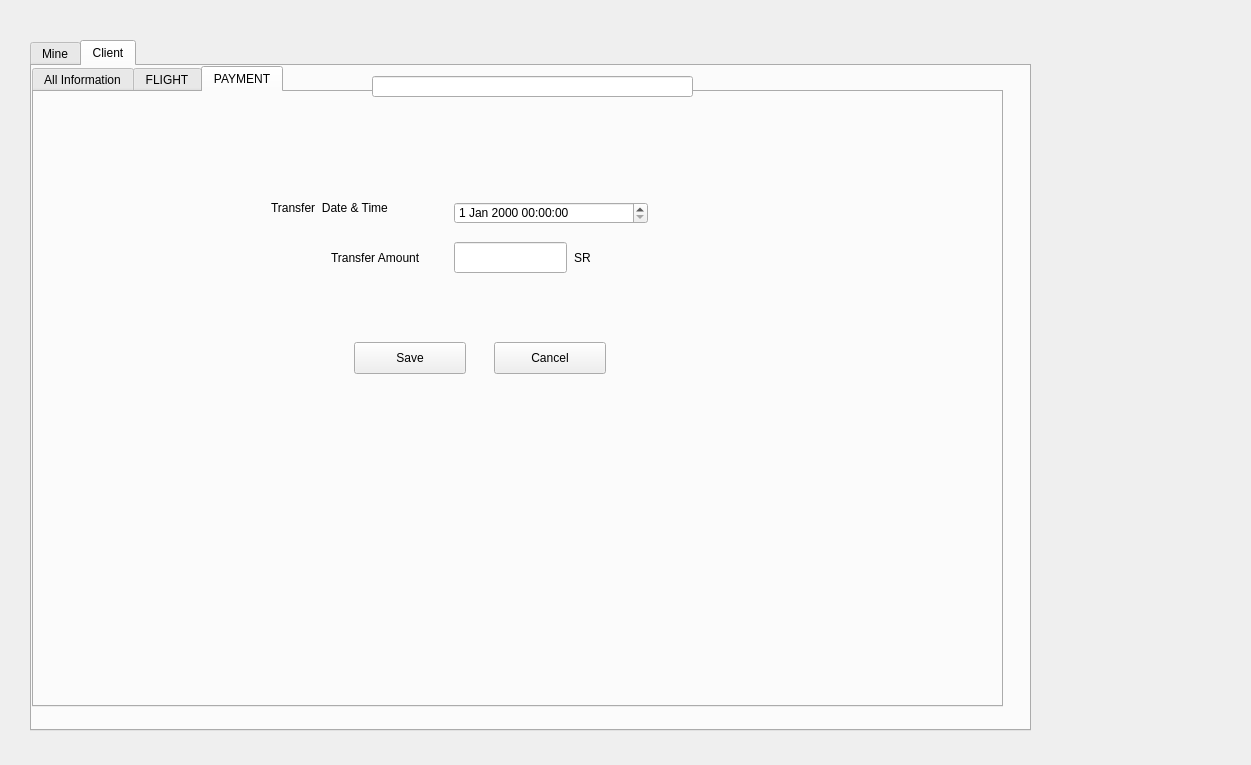
<?xml version="1.0" encoding="UTF-8"?>
<ui version="4.0">
 <class>MainWindow</class>
 <widget class="QMainWindow" name="MainWindow">
  <property name="geometry">
   <rect>
    <x>0</x>
    <y>0</y>
    <width>1251</width>
    <height>765</height>
   </rect>
  </property>
  <property name="windowTitle">
   <string>MainWindow</string>
  </property>
  <widget class="QWidget" name="centralwidget">
   <widget class="QTabWidget" name="tabWidget">
    <property name="geometry">
     <rect>
      <x>30</x>
      <y>40</y>
      <width>1001</width>
      <height>691</height>
     </rect>
    </property>
    <property name="currentIndex">
     <number>1</number>
    </property>
    <widget class="QWidget" name="tab_3">
     <attribute name="title">
      <string>Mine</string>
     </attribute>
     <widget class="QTabWidget" name="tabWidget_2">
      <property name="geometry">
       <rect>
        <x>10</x>
        <y>10</y>
        <width>851</width>
        <height>631</height>
       </rect>
      </property>
      <property name="currentIndex">
       <number>0</number>
      </property>
      <widget class="QWidget" name="tab">
       <attribute name="title">
        <string>Name</string>
       </attribute>
       <widget class="QTableWidget" name="tableWidget_5">
        <property name="geometry">
         <rect>
          <x>40</x>
          <y>90</y>
          <width>771</width>
          <height>461</height>
         </rect>
        </property>
        <column>
         <property name="text">
          <string>Full Name </string>
         </property>
         <property name="font">
          <font>
           <pointsize>20</pointsize>
          </font>
         </property>
        </column>
        <column>
         <property name="text">
          <string>Start Trining Date</string>
         </property>
         <property name="font">
          <font>
           <pointsize>20</pointsize>
          </font>
         </property>
        </column>
        <column>
         <property name="text">
          <string>Last Flight Date</string>
         </property>
         <property name="font">
          <font>
           <pointsize>20</pointsize>
          </font>
         </property>
        </column>
        <column>
         <property name="text">
          <string>Total Flight Hours</string>
         </property>
         <property name="font">
          <font>
           <pointsize>20</pointsize>
          </font>
         </property>
        </column>
       </widget>
       <widget class="QPushButton" name="pushButton_3">
        <property name="geometry">
         <rect>
          <x>750</x>
          <y>20</y>
          <width>61</width>
          <height>51</height>
         </rect>
        </property>
        <property name="text">
         <string/>
        </property>
        <property name="icon">
         <iconset resource="icons.qrc">
          <normaloff>:/icons/images.png</normaloff>:/icons/images.png</iconset>
        </property>
        <property name="iconSize">
         <size>
          <width>70</width>
          <height>50</height>
         </size>
        </property>
       </widget>
       <widget class="QPushButton" name="pushButton_4">
        <property name="geometry">
         <rect>
          <x>540</x>
          <y>19</y>
          <width>61</width>
          <height>51</height>
         </rect>
        </property>
        <property name="text">
         <string/>
        </property>
        <property name="icon">
         <iconset resource="icons.qrc">
          <normaloff>:/icons/search.png</normaloff>:/icons/search.png</iconset>
        </property>
        <property name="iconSize">
         <size>
          <width>50</width>
          <height>50</height>
         </size>
        </property>
       </widget>
       <widget class="QLineEdit" name="lineEdit_10">
        <property name="geometry">
         <rect>
          <x>275</x>
          <y>19</y>
          <width>271</width>
          <height>51</height>
         </rect>
        </property>
       </widget>
       <widget class="QComboBox" name="comboBox_3">
        <property name="geometry">
         <rect>
          <x>40</x>
          <y>20</y>
          <width>141</width>
          <height>41</height>
         </rect>
        </property>
        <item>
         <property name="text">
          <string>search by name</string>
         </property>
        </item>
        <item>
         <property name="text">
          <string>search by phone</string>
         </property>
        </item>
       </widget>
      </widget>
     </widget>
    </widget>
    <widget class="QWidget" name="tab_12">
     <attribute name="title">
      <string>Client</string>
     </attribute>
     <widget class="QTabWidget" name="tabWidget_6">
      <property name="geometry">
       <rect>
        <x>0</x>
        <y>0</y>
        <width>971</width>
        <height>641</height>
       </rect>
      </property>
      <property name="currentIndex">
       <number>2</number>
      </property>
      <widget class="QWidget" name="tab_13">
       <attribute name="title">
        <string>All Information</string>
       </attribute>
       <widget class="QTabWidget" name="tabWidget_7">
        <property name="geometry">
         <rect>
          <x>140</x>
          <y>150</y>
          <width>801</width>
          <height>431</height>
         </rect>
        </property>
        <property name="currentIndex">
         <number>1</number>
        </property>
        <widget class="QWidget" name="tab_14">
         <attribute name="title">
          <string>Flight</string>
         </attribute>
         <widget class="QTableWidget" name="tableWidget_6">
          <property name="geometry">
           <rect>
            <x>30</x>
            <y>10</y>
            <width>641</width>
            <height>301</height>
           </rect>
          </property>
         </widget>
         <widget class="QPushButton" name="pushButton_21">
          <property name="geometry">
           <rect>
            <x>680</x>
            <y>170</y>
            <width>112</width>
            <height>32</height>
           </rect>
          </property>
          <property name="text">
           <string>Delete</string>
          </property>
         </widget>
         <widget class="QPushButton" name="pushButton_22">
          <property name="geometry">
           <rect>
            <x>680</x>
            <y>130</y>
            <width>112</width>
            <height>32</height>
           </rect>
          </property>
          <property name="text">
           <string>Update</string>
          </property>
         </widget>
         <widget class="QPushButton" name="pushButton_23">
          <property name="geometry">
           <rect>
            <x>680</x>
            <y>90</y>
            <width>112</width>
            <height>32</height>
           </rect>
          </property>
          <property name="text">
           <string>ADD</string>
          </property>
         </widget>
         <widget class="QLabel" name="label_16">
          <property name="geometry">
           <rect>
            <x>37</x>
            <y>325</y>
            <width>121</width>
            <height>31</height>
           </rect>
          </property>
          <property name="text">
           <string>Total Flying Hours</string>
          </property>
         </widget>
        </widget>
        <widget class="QWidget" name="tab_15">
         <attribute name="title">
          <string>Payment</string>
         </attribute>
         <widget class="QTableWidget" name="tableWidget_7">
          <property name="geometry">
           <rect>
            <x>30</x>
            <y>10</y>
            <width>641</width>
            <height>301</height>
           </rect>
          </property>
         </widget>
         <widget class="QPushButton" name="pushButton_24">
          <property name="geometry">
           <rect>
            <x>670</x>
            <y>60</y>
            <width>112</width>
            <height>32</height>
           </rect>
          </property>
          <property name="text">
           <string>ADD</string>
          </property>
         </widget>
         <widget class="QPushButton" name="pushButton_25">
          <property name="geometry">
           <rect>
            <x>670</x>
            <y>100</y>
            <width>112</width>
            <height>32</height>
           </rect>
          </property>
          <property name="text">
           <string>Update</string>
          </property>
         </widget>
         <widget class="QPushButton" name="pushButton_26">
          <property name="geometry">
           <rect>
            <x>670</x>
            <y>140</y>
            <width>112</width>
            <height>32</height>
           </rect>
          </property>
          <property name="text">
           <string>Delete</string>
          </property>
         </widget>
         <widget class="QLabel" name="label_17">
          <property name="geometry">
           <rect>
            <x>40</x>
            <y>326</y>
            <width>111</width>
            <height>31</height>
           </rect>
          </property>
          <property name="text">
           <string>Payment status</string>
          </property>
         </widget>
        </widget>
       </widget>
       <widget class="QLabel" name="label_18">
        <property name="geometry">
         <rect>
          <x>150</x>
          <y>20</y>
          <width>81</width>
          <height>20</height>
         </rect>
        </property>
        <property name="text">
         <string>Name</string>
        </property>
       </widget>
       <widget class="QLineEdit" name="lineEdit_12">
        <property name="geometry">
         <rect>
          <x>240</x>
          <y>20</y>
          <width>321</width>
          <height>21</height>
         </rect>
        </property>
       </widget>
       <widget class="QLineEdit" name="lineEdit_13">
        <property name="geometry">
         <rect>
          <x>240</x>
          <y>60</y>
          <width>201</width>
          <height>21</height>
         </rect>
        </property>
       </widget>
       <widget class="QLabel" name="label_19">
        <property name="geometry">
         <rect>
          <x>150</x>
          <y>60</y>
          <width>81</width>
          <height>20</height>
         </rect>
        </property>
        <property name="text">
         <string>Phone</string>
        </property>
       </widget>
       <widget class="QLineEdit" name="lineEdit_14">
        <property name="geometry">
         <rect>
          <x>240</x>
          <y>110</y>
          <width>113</width>
          <height>21</height>
         </rect>
        </property>
       </widget>
       <widget class="QLabel" name="label_20">
        <property name="geometry">
         <rect>
          <x>150</x>
          <y>110</y>
          <width>81</width>
          <height>20</height>
         </rect>
        </property>
        <property name="text">
         <string>Date of Birth</string>
        </property>
       </widget>
       <widget class="QLineEdit" name="lineEdit_15">
        <property name="geometry">
         <rect>
          <x>700</x>
          <y>20</y>
          <width>113</width>
          <height>21</height>
         </rect>
        </property>
       </widget>
       <widget class="QLabel" name="label_21">
        <property name="geometry">
         <rect>
          <x>640</x>
          <y>20</y>
          <width>58</width>
          <height>16</height>
         </rect>
        </property>
        <property name="text">
         <string>E-mail</string>
        </property>
       </widget>
       <widget class="QLineEdit" name="lineEdit_16">
        <property name="geometry">
         <rect>
          <x>700</x>
          <y>60</y>
          <width>113</width>
          <height>21</height>
         </rect>
        </property>
        <property name="text">
         <string/>
        </property>
       </widget>
       <widget class="QLabel" name="label_22">
        <property name="geometry">
         <rect>
          <x>567</x>
          <y>59</y>
          <width>121</width>
          <height>21</height>
         </rect>
        </property>
        <property name="text">
         <string>Training start date</string>
        </property>
       </widget>
       <widget class="QLineEdit" name="lineEdit_17">
        <property name="geometry">
         <rect>
          <x>450</x>
          <y>110</y>
          <width>361</width>
          <height>21</height>
         </rect>
        </property>
       </widget>
       <widget class="QLabel" name="label_23">
        <property name="geometry">
         <rect>
          <x>390</x>
          <y>110</y>
          <width>58</width>
          <height>16</height>
         </rect>
        </property>
        <property name="text">
         <string>Address</string>
        </property>
       </widget>
       <widget class="QPushButton" name="pushButton_5">
        <property name="geometry">
         <rect>
          <x>830</x>
          <y>60</y>
          <width>112</width>
          <height>32</height>
         </rect>
        </property>
        <property name="text">
         <string>Update</string>
        </property>
       </widget>
       <widget class="QPushButton" name="pushButton_27">
        <property name="geometry">
         <rect>
          <x>830</x>
          <y>110</y>
          <width>112</width>
          <height>32</height>
         </rect>
        </property>
        <property name="text">
         <string>Delete</string>
        </property>
       </widget>
       <widget class="QPushButton" name="pushButton_28">
        <property name="geometry">
         <rect>
          <x>830</x>
          <y>10</y>
          <width>112</width>
          <height>32</height>
         </rect>
        </property>
        <property name="text">
         <string>ADD</string>
        </property>
       </widget>
      </widget>
      <widget class="QWidget" name="tab_16">
       <attribute name="title">
        <string>FLIGHT</string>
       </attribute>
       <widget class="QPushButton" name="pushButton_29">
        <property name="geometry">
         <rect>
          <x>370</x>
          <y>270</y>
          <width>112</width>
          <height>32</height>
         </rect>
        </property>
        <property name="text">
         <string>save</string>
        </property>
       </widget>
       <widget class="QPushButton" name="pushButton_30">
        <property name="geometry">
         <rect>
          <x>520</x>
          <y>270</y>
          <width>112</width>
          <height>32</height>
         </rect>
        </property>
        <property name="text">
         <string>cancel</string>
        </property>
       </widget>
       <widget class="QTimeEdit" name="timeEdit_3">
        <property name="geometry">
         <rect>
          <x>280</x>
          <y>130</y>
          <width>118</width>
          <height>31</height>
         </rect>
        </property>
       </widget>
       <widget class="QDateEdit" name="dateEdit_2">
        <property name="geometry">
         <rect>
          <x>280</x>
          <y>90</y>
          <width>110</width>
          <height>31</height>
         </rect>
        </property>
       </widget>
       <widget class="QTimeEdit" name="timeEdit_4">
        <property name="geometry">
         <rect>
          <x>280</x>
          <y>180</y>
          <width>118</width>
          <height>31</height>
         </rect>
        </property>
       </widget>
       <widget class="QLabel" name="label_24">
        <property name="geometry">
         <rect>
          <x>150</x>
          <y>140</y>
          <width>121</width>
          <height>20</height>
         </rect>
        </property>
        <property name="text">
         <string>Flight Start Time</string>
        </property>
       </widget>
       <widget class="QLabel" name="label_25">
        <property name="geometry">
         <rect>
          <x>150</x>
          <y>90</y>
          <width>91</width>
          <height>20</height>
         </rect>
        </property>
        <property name="text">
         <string>Date of Flight</string>
        </property>
       </widget>
       <widget class="QLabel" name="label_26">
        <property name="geometry">
         <rect>
          <x>150</x>
          <y>180</y>
          <width>121</width>
          <height>20</height>
         </rect>
        </property>
        <property name="text">
         <string>Flight Finish Time</string>
        </property>
       </widget>
       <widget class="QLabel" name="label_27">
        <property name="geometry">
         <rect>
          <x>150</x>
          <y>40</y>
          <width>81</width>
          <height>20</height>
         </rect>
        </property>
        <property name="text">
         <string>Flight Type</string>
        </property>
       </widget>
       <widget class="QComboBox" name="comboBox_2">
        <property name="geometry">
         <rect>
          <x>280</x>
          <y>40</y>
          <width>131</width>
          <height>31</height>
         </rect>
        </property>
        <item>
         <property name="text">
          <string>With Trainer</string>
         </property>
        </item>
        <item>
         <property name="text">
          <string>Solo</string>
         </property>
        </item>
       </widget>
      </widget>
      <widget class="QWidget" name="tab_17">
       <attribute name="title">
        <string>PAYMENT</string>
       </attribute>
       <widget class="QLabel" name="label_28">
        <property name="geometry">
         <rect>
          <x>237</x>
          <y>106</y>
          <width>161</width>
          <height>20</height>
         </rect>
        </property>
        <property name="text">
         <string>Transfer  Date &amp; Time</string>
        </property>
       </widget>
       <widget class="QDateTimeEdit" name="dateTimeEdit_2">
        <property name="geometry">
         <rect>
          <x>420</x>
          <y>110</y>
          <width>194</width>
          <height>22</height>
         </rect>
        </property>
       </widget>
       <widget class="QLabel" name="label_29">
        <property name="geometry">
         <rect>
          <x>297</x>
          <y>156</y>
          <width>111</width>
          <height>20</height>
         </rect>
        </property>
        <property name="text">
         <string>Transfer Amount</string>
        </property>
       </widget>
       <widget class="QLineEdit" name="lineEdit_18">
        <property name="geometry">
         <rect>
          <x>420</x>
          <y>150</y>
          <width>113</width>
          <height>31</height>
         </rect>
        </property>
       </widget>
       <widget class="QLabel" name="label_30">
        <property name="geometry">
         <rect>
          <x>540</x>
          <y>156</y>
          <width>21</width>
          <height>20</height>
         </rect>
        </property>
        <property name="text">
         <string>SR</string>
        </property>
       </widget>
       <widget class="QPushButton" name="pushButton_31">
        <property name="geometry">
         <rect>
          <x>320</x>
          <y>250</y>
          <width>112</width>
          <height>32</height>
         </rect>
        </property>
        <property name="text">
         <string>Save</string>
        </property>
       </widget>
       <widget class="QPushButton" name="pushButton_32">
        <property name="geometry">
         <rect>
          <x>460</x>
          <y>250</y>
          <width>112</width>
          <height>32</height>
         </rect>
        </property>
        <property name="text">
         <string>Cancel</string>
        </property>
       </widget>
      </widget>
     </widget>
     <widget class="QLineEdit" name="lineEdit_19">
      <property name="geometry">
       <rect>
        <x>340</x>
        <y>10</y>
        <width>321</width>
        <height>21</height>
       </rect>
      </property>
     </widget>
    </widget>
   </widget>
  </widget>
 </widget>
 <resources>
  <include location="icons.qrc"/>
 </resources>
 <connections/>
</ui>
